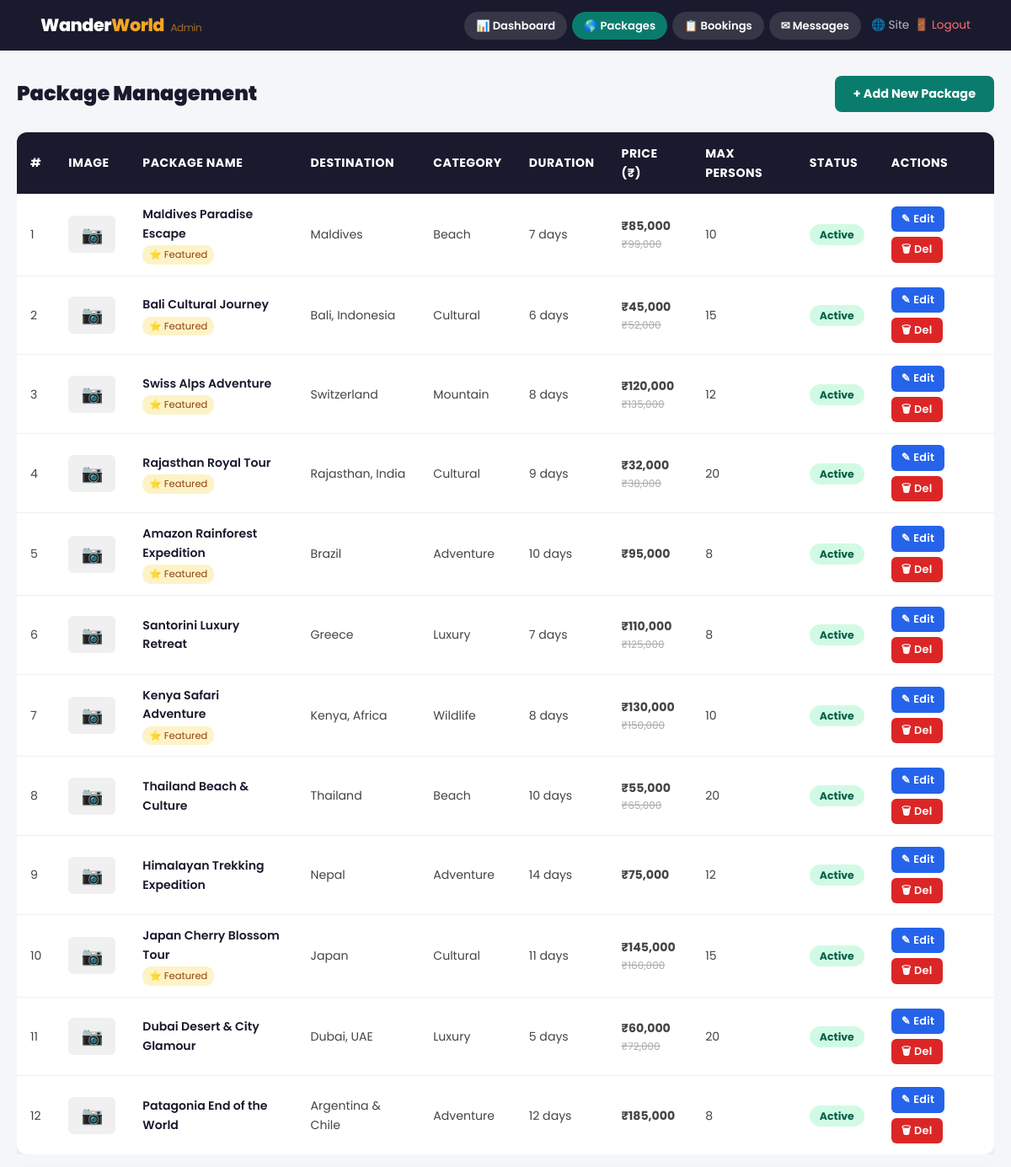
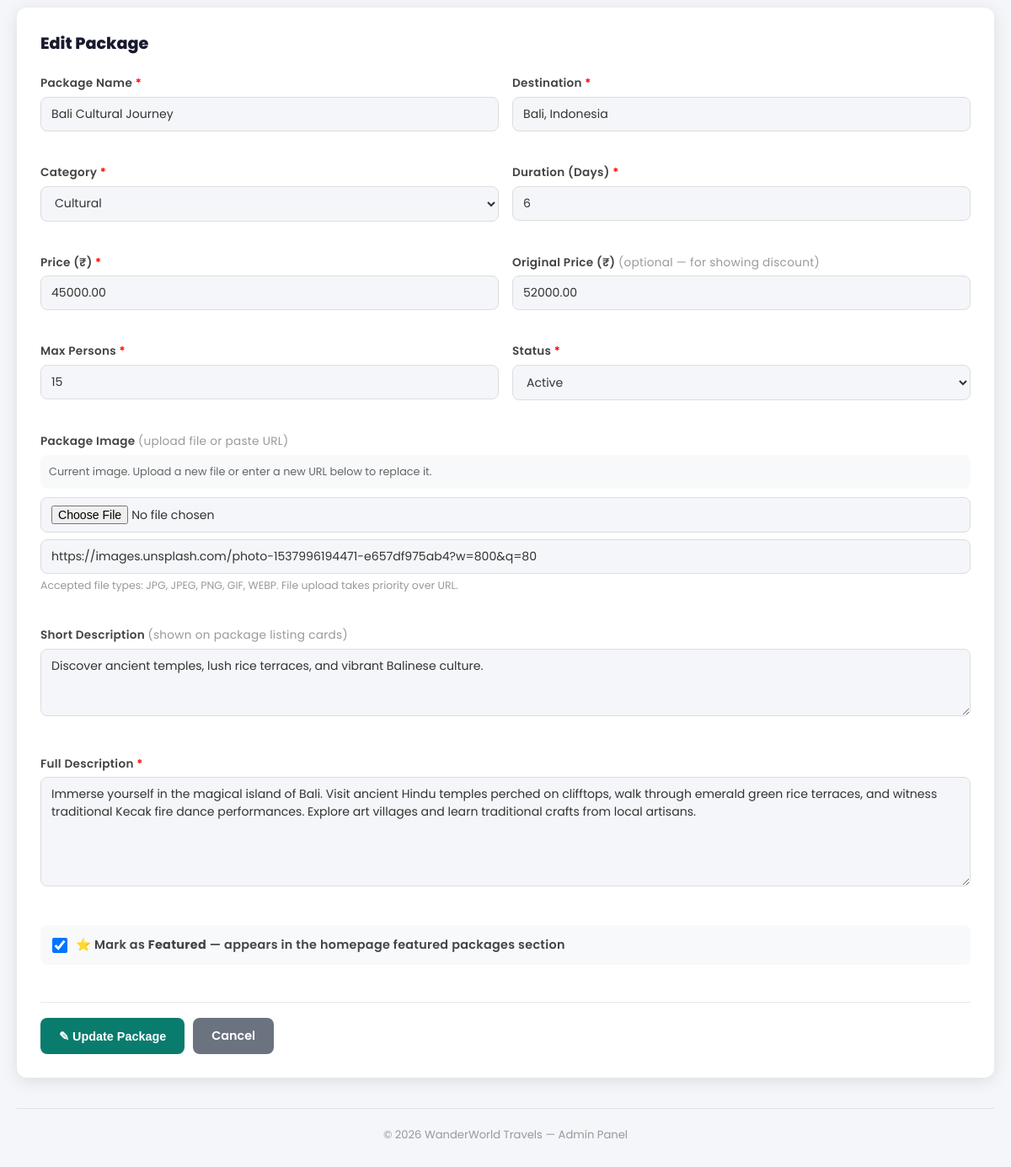
The app's page /admin.php?section=packages&edit_pkg=2 (signed in) with its own data (2 pictures, top to bottom).
### tables this page shows
CREATE TABLE IF NOT EXISTS packages (
    id INT AUTO_INCREMENT PRIMARY KEY,
    name VARCHAR(200) NOT NULL,
    destination VARCHAR(200) NOT NULL,
    category ENUM('Beach','Adventure','Cultural','Wildlife','Mountain','Luxury') NOT NULL,
    duration INT NOT NULL COMMENT 'Days',
    price DECIMAL(10,2) NOT NULL,
    original_price DECIMAL(10,2) DEFAULT NULL,
    max_people INT DEFAULT 20,
    image_url VARCHAR(500),
    gallery TEXT COMMENT 'JSON array of image URLs',
    short_desc TEXT,
    description LONGTEXT,
    itinerary LONGTEXT COMMENT 'JSON array of day-wise itinerary',
    includes TEXT COMMENT 'What is included',
    excludes TEXT COMMENT 'What is excluded',
    rating DECIMAL(2,1) DEFAULT 4.5,
    reviews_count INT DEFAULT 0,
    is_featured TINYINT(1) DEFAULT 0,
    is_active TINYINT(1) DEFAULT 1,
    created_at TIMESTAMP DEFAULT CURRENT_TIMESTAMP
);

### admin.php (the view, shortened to what this page needs)
<?php
require_once 'config.php';
$is_admin = !empty($_SESSION['admin']);
if ($is_admin) {
    $total_pkg  = $conn->query("SELECT COUNT(*) c FROM packages")->fetch_assoc()['c'];
    $total_book = $conn->query("SELECT COUNT(*) c FROM bookings")->fetch_assoc()['c'];
    $pending    = $conn->query("SELECT COUNT(*) c FROM bookings WHERE status='Pending'")->fetch_assoc()['c'];
    $confirmed  = $conn->query("SELECT COUNT(*) c FROM bookings WHERE status='Confirmed'")->fetch_assoc()['c'];
    $total_rev  = $conn->query("SELECT SUM(total_price) s FROM bookings WHERE status='Confirmed'")->fetch_assoc()['s'] ?? 0;
    $section      = isset($_GET['section']) ? $_GET['section'] : 'dashboard';
    $all_packages = $conn->query("SELECT * FROM packages ORDER BY created_at DESC");
    $edit_pkg     = null;
    if ($section === 'packages' && isset($_GET['edit_pkg'])) {
        $epid = intval($_GET['edit_pkg']);
        $res  = $conn->query("SELECT * FROM packages WHERE id=$epid");
        if ($res && $res->num_rows > 0) $edit_pkg = $res->fetch_assoc();
    }
}
?>
<!DOCTYPE html>
<html lang="en">
<head>
    <link rel="stylesheet" href="style.css">
</head>
<body style="background:var(--light-gray);">
<?php if (!$is_admin): ?>
<div style="min-height:100vh; display:flex; align-items:center; justify-content:center; background:var(--dark);">
    <div style="background:white; border-radius:16px; padding:40px; width:380px; box-shadow:0 20px 60px rgba(0,0,0,0.4);">
        <div style="text-align:center; margin-bottom:28px;">
            <div class="logo">Wander<span>World</span></div>
            <div style="color:#6c757d; font-size:0.9rem; margin-top:8px;">Admin Panel</div>
        </div>
        <?php if (isset($login_error)): ?>
        <div class="alert alert-error"><?= $login_error ?></div>
        <?php endif; ?>
        <form method="POST">
            <div class="form-group">
                <label>Admin Password</label>
                <input type="password" name="password" placeholder="Enter password" required autofocus>
            </div>
            <button type="submit" class="submit-btn" style="margin-top:8px;">Login &rarr;</button>
        </form>
        <div style="text-align:center; margin-top:16px; font-size:0.82rem; color:#999;">Default password: admin123</div>
    </div>
</div>
<?php else: ?>
<nav style="background:var(--dark); padding:0 4%;">
    <div style="display:flex; justify-content:space-between; align-items:center; min-height:60px; flex-wrap:wrap; gap:8px; padding:8px 0;">
        <span class="logo" style="font-size:1.3rem;">Wander<span>World</span>
            <span style="font-size:0.75rem; opacity:0.6; font-weight:400; margin-left:4px;">Admin</span>
        </span>
        <div style="display:flex; gap:6px; align-items:center; flex-wrap:wrap;">
            <?php foreach (['dashboard' => '&#128202; Dashboard', 'packages' => '&#127758; Packages', 'bookings' => '&#128203; Bookings', 'messages' => '&#9993; Messages'] as $s => $lbl): ?>
            <a href="admin.php?section=<?= $s ?>"
               style="padding:6px 14px; border-radius:20px; font-size:0.82rem; font-weight:600; text-decoration:none;
                      background:<?= $section == $s ? 'var(--primary)' : 'rgba(255,255,255,0.12)' ?>;
                      color:white;"><?= $lbl ?></a>
            <?php endforeach; ?>
            <a href="index.php" style="color:rgba(255,255,255,0.7); font-size:0.85rem; margin-left:6px; text-decoration:none;" target="_blank">&#127760; Site</a>
            <a href="admin.php?logout=1" style="color:#f87171; font-size:0.85rem; text-decoration:none;">&#128682; Logout</a>
        </div>
    </div>
</nav>
<div class="admin-wrap">
<?php
if ($section === 'dashboard'): ?>
    <h2 style="font-size:1.5rem; font-weight:900; color:var(--dark); margin-bottom:24px;">Dashboard Overview</h2>
    <div style="display:grid; grid-template-columns:repeat(auto-fill,minmax(180px,1fr)); gap:16px; margin-bottom:32px;">
        <div class="stat-box"><div class="n" style="color:var(--primary);"><?= $total_pkg ?></div><div class="l">Total Packages</div></div>
        <div class="stat-box"><div class="n" style="color:#2563eb;"><?= $total_book ?></div><div class="l">Total Bookings</div></div>
        <div class="stat-box"><div class="n" style="color:#d97706;"><?= $pending ?></div><div class="l">Pending</div></div>
        <div class="stat-box"><div class="n" style="color:#059669;"><?= $confirmed ?></div><div class="l">Confirmed</div></div>
        <div class="stat-box"><div class="n" style="color:#7c3aed;">&#8377;<?= number_format($total_rev) ?></div><div class="l">Total Revenue</div></div>
    </div>
    <div style="display:flex; gap:12px; flex-wrap:wrap;">
        <a href="admin.php?section=packages&show_form=1" class="btn-add">+ Add New Package</a>
        <a href="admin.php?section=bookings" class="btn-add" style="background:#2563eb;">Manage Bookings</a>
        <a href="admin.php?section=messages" class="btn-add" style="background:#7c3aed;">View Messages</a>
    </div>
<?php
elseif ($section === 'packages'): ?>
    <div style="display:flex; justify-content:space-between; align-items:center; margin-bottom:24px; flex-wrap:wrap; gap:12px;">
        <h2 style="font-size:1.5rem; font-weight:900; color:var(--dark); margin:0;">Package Management</h2>
        <a href="admin.php?section=packages&show_form=1" class="btn-add">+ Add New Package</a>
    </div>
    <div style="overflow-x:auto;">
        <table>
            <thead>
                <tr>
                    <th>#</th>
                    <th>Image</th>
                    <th>Package Name</th>
                    <th>Destination</th>
                    <th>Category</th>
                    <th>Duration</th>
                    <th>Price (&#8377;)</th>
                    <th>Max Persons</th>
                    <th>Status</th>
                    <th>Actions</th>
                </tr>
            </thead>
            <tbody>
                <?php
                $all_packages->data_seek(0);
                if ($all_packages->num_rows == 0): ?>
                <?php endif;
                $i = 1;
                while ($pkg = $all_packages->fetch_assoc()): ?>
                <tr>
                    <td><?= $i++ ?></td>
                    <td>
                        <?php if (!empty($pkg['image_url'])): ?>
                        <span class="pkg-no-img" style="display:none;">&#128247;</span>
                        <?php else: ?>
                        <span class="pkg-no-img">&#128247;</span>
                        <?php endif; ?>
                    </td>
                    <td>
                        <div style="font-weight:600; color:#1a1a2e;"><?= htmlspecialchars($pkg['name']) ?></div>
                        <?php if ($pkg['is_featured']): ?>
                        <span style="font-size:0.72rem; background:#fef3c7; color:#92400e; padding:2px 8px; border-radius:10px; display:inline-block; margin-top:3px;">&#11088; Featured</span>
                        <?php endif; ?>
                    </td>
                    <td><?= htmlspecialchars($pkg['destination']) ?></td>
                    <td><?= htmlspecialchars($pkg['category']) ?></td>
                    <td><?= intval($pkg['duration']) ?> days</td>
                    <td>
                        <strong>&#8377;<?= number_format($pkg['price']) ?></strong>
                        <?php if ($pkg['original_price']): ?>
                        <div style="font-size:0.75rem; color:#aaa; text-decoration:line-through;">&#8377;<?= number_format($pkg['original_price']) ?></div>
                        <?php endif; ?>
                    </td>
                    <td><?= intval($pkg['max_people']) ?></td>
                    <td>
                        <span class="status-badge <?= $pkg['is_active'] ? 'status-active' : 'status-inactive' ?>">
                            <?= $pkg['is_active'] ? 'Active' : 'Inactive' ?>
                        </span>
                    </td>
                    <td>
                        <div style="display:flex; gap:6px; flex-wrap:wrap;">
                            <a href="admin.php?section=packages&edit_pkg=<?= $pkg['id'] ?>#pkg-form" class="btn-sm btn-edit">&#9998; Edit</a>
                            <a href="admin.php?section=packages&delete_pkg=<?= $pkg['id'] ?>" class="btn-sm btn-delete"
                               onclick="return confirm('Delete &quot;<?= addslashes(htmlspecialchars($pkg['name'])) ?>&quot;?\n\nThis will also remove all associated bookings.');">&#128465; Del</a>
                        </div>
                    </td>
                </tr>
                <?php endwhile; ?>
            </tbody>
        </table>
    </div>
    <?php
    $show_form = isset($_GET['show_form']) || $edit_pkg;
    if ($show_form):
        $f          = $edit_pkg ?: [];
        $form_title = $edit_pkg ? 'Edit Package' : 'Add New Package';
    ?>
    <div class="pkg-form" id="pkg-form">
        <h3><?= $form_title ?></h3>
        <form method="POST" enctype="multipart/form-data" novalidate>
            <div class="form-grid">
                <div class="form-group">
                    <label>Package Name <span style="color:red;">*</span></label>
                    <input type="text" name="pkg_name" required maxlength="200"
                           value="<?= htmlspecialchars($f['name'] ?? '') ?>"
                           placeholder="e.g. Maldives Paradise Escape">
                </div>
                <div class="form-group">
                    <label>Destination <span style="color:red;">*</span></label>
                    <input type="text" name="destination" required maxlength="200"
                           value="<?= htmlspecialchars($f['destination'] ?? '') ?>"
                           placeholder="e.g. Maldives">
                </div>
                <div class="form-group">
                    <label>Category <span style="color:red;">*</span></label>
                    <select name="category" required>
                        <?php foreach (['Beach', 'Adventure', 'Cultural', 'Wildlife', 'Mountain', 'Luxury'] as $cat): ?>
                        <option value="<?= $cat ?>" <?= ($f['category'] ?? '') === $cat ? 'selected' : '' ?>><?= $cat ?></option>
                        <?php endforeach; ?>
                    </select>
                </div>
                <div class="form-group">
                    <label>Duration (Days) <span style="color:red;">*</span></label>
                    <input type="number" name="duration" required min="1" max="365"
                           value="<?= htmlspecialchars($f['duration'] ?? '') ?>"
                           placeholder="7">
                </div>
                <div class="form-group">
                    <label>Price (&#8377;) <span style="color:red;">*</span></label>
                    <input type="number" name="price" required min="0" step="0.01"
                           value="<?= htmlspecialchars($f['price'] ?? '') ?>"
                           placeholder="85000">
                </div>
                <div class="form-group">
                    <label>Original Price (&#8377;) <span style="color:#999; font-weight:400;">(optional — for showing discount)</span></label>
                    <input type="number" name="original_price" min="0" step="0.01"
                           value="<?= htmlspecialchars($f['original_price'] ?? '') ?>"
                           placeholder="99000">
                </div>
                <div class="form-group">
                    <label>Max Persons <span style="color:red;">*</span></label>
                    <input type="number" name="max_people" required min="1" max="500"
                           value="<?= htmlspecialchars($f['max_people'] ?? '20') ?>"
                           placeholder="20">
                </div>
                <div class="form-group">
                    <label>Status <span style="color:red;">*</span></label>
                    <select name="is_active" required>
                        <option value="1" <?= ($f['is_active'] ?? 1) == 1 ? 'selected' : '' ?>>Active</option>
                    </select>
                </div>
                <div class="form-group full">
                    <label>Package Image <span style="color:#999; font-weight:400;">(upload file or paste URL)</span></label>
                    <?php if (!empty($f['image_url'])): ?>
                    <div style="margin-bottom:10px; display:flex; align-items:center; gap:10px; background:#f8f9fa; padding:10px; border-radius:8px;">
                        <div style="font-size:0.8rem; color:#666;">Current image. Upload a new file or enter a new URL below to replace it.</div>
                    </div>
                    <?php endif; ?>
                    <input type="file" name="image" accept="image/jpeg,image/png,image/gif,image/webp"
                           style="margin-bottom:8px;">
                    <input type="url" name="image_url_ext"
                           placeholder="https://example.com/image.jpg (leave blank to keep current)"
                           value="<?= htmlspecialchars(isset($f['image_url']) && strpos($f['image_url'], 'http') === 0 ? $f['image_url'] : '') ?>">
                    <div style="font-size:0.78rem; color:#999; margin-top:4px;">Accepted file types: JPG, JPEG, PNG, GIF, WEBP. File upload takes priority over URL.</div>
                </div>
                <div class="form-group full">
                    <label>Short Description <span style="color:#999; font-weight:400;">(shown on package listing cards)</span></label>
                    <textarea name="short_desc" placeholder="Brief, engaging description — 1 or 2 sentences."><?= htmlspecialchars($f['short_desc'] ?? '') ?></textarea>
                </div>
                <div class="form-group full">
                    <label>Full Description <span style="color:red;">*</span></label>
                    <textarea name="description" required style="min-height:130px;"
                              placeholder="Detailed description of the package — what travelers will experience, highlights, unique selling points..."><?= htmlspecialchars($f['description'] ?? '') ?></textarea>
                </div>
                <div class="form-group full" style="display:flex; align-items:center; gap:10px; background:#f8f9fa; padding:12px 14px; border-radius:8px;">
                    <input type="checkbox" name="is_featured" id="chk_featured" value="1"
                           <?= ($f['is_featured'] ?? 0) ? 'checked' : '' ?>
                           style="width:auto; margin:0; cursor:pointer; width:18px; height:18px;">
                    <label for="chk_featured" style="margin:0; cursor:pointer; font-size:0.9rem;">
                        &#11088; Mark as <strong>Featured</strong> — appears in the homepage featured packages section
                    </label>
                </div>
            </div>
            <div style="display:flex; gap:10px; margin-top:22px; flex-wrap:wrap; padding-top:18px; border-top:1px solid #e8e8e8;">
                <button type="submit" class="btn-add">
                    <?= $edit_pkg ? '&#9998; Update Package' : '+ Save Package' ?>
                </button>
                <a href="admin.php?section=packages"
                   style="padding:10px 22px; border-radius:8px; background:#6b7280; color:white; text-decoration:none; font-weight:600; font-size:0.9rem;">
                    Cancel
                </a>
            </div>
        </form>
    </div>
    <?php endif;  ?>
<?php
endif;  ?>
    <div style="margin-top:36px; padding-top:20px; border-top:1px solid #e0e0e0; font-size:0.82rem; color:#999; text-align:center;">
        &copy; <?= date('Y') ?> <?= SITE_NAME ?> &mdash; Admin Panel
    </div>
</div>
<?php endif;  ?>
</body>
</html>

### records on screen
packages: name "Maldives Paradise Escape", is_featured "⭐ Featured", destination "Maldives", category "Beach", duration "7", price "85,000", original_price "99,000", max_people "10", is_active "Active"
packages: name "Bali Cultural Journey", shows "⭐ Featured", destination "Bali, Indonesia", category "Cultural", duration "6", price "45,000", original_price "52,000", max_people "15", shows "Active", pkg_name "Bali Cultural Journey", price "45000.00", original_price "52000.00", is_active "Active", image_url_ext "https://images.unsplash.com/photo-1537996194471-e657df975ab4?w=800&q=80", short_desc "Discover ancient temples, lush rice terraces, and vibrant Balinese culture.", description "Immerse yourself in the magical island of Bali. Visit ancient Hindu temples perched on clifftops, walk through emerald green rice terraces, and witness traditional Kecak fire dance performances. Explore art villages and learn traditional crafts from local artisans.", is_featured "☑"
packages: name "Swiss Alps Adventure", is_featured "⭐ Featured", destination "Switzerland", category "Mountain", duration "8", price "120,000", original_price "135,000", max_people "12", is_active "Active"
packages: name "Rajasthan Royal Tour", is_featured "⭐ Featured", destination "Rajasthan, India", category "Cultural", duration "9", price "32,000", original_price "38,000", max_people "20", is_active "Active"
packages: name "Amazon Rainforest Expedition", is_featured "⭐ Featured", destination "Brazil", category "Adventure", duration "10", price "95,000", max_people "8", is_active "Active"
packages: name "Santorini Luxury Retreat", destination "Greece", category "Luxury", duration "7", price "110,000", original_price "125,000", max_people "8", is_active "Active"
packages: name "Kenya Safari Adventure", is_featured "⭐ Featured", destination "Kenya, Africa", category "Wildlife", duration "8", price "130,000", original_price "150,000", max_people "10", is_active "Active"
packages: name "Thailand Beach & Culture", destination "Thailand", category "Beach", duration "10", price "55,000", original_price "65,000", max_people "20", is_active "Active"
packages: name "Himalayan Trekking Expedition", destination "Nepal", category "Adventure", duration "14", price "75,000", max_people "12", is_active "Active"
packages: name "Japan Cherry Blossom Tour", is_featured "⭐ Featured", destination "Japan", category "Cultural", duration "11", price "145,000", original_price "160,000", max_people "15", is_active "Active"
packages: name "Dubai Desert & City Glamour", destination "Dubai, UAE", category "Luxury", duration "5", price "60,000", original_price "72,000", max_people "20", is_active "Active"
packages: name "Patagonia End of the World", destination "Argentina & Chile", category "Adventure", duration "12", price "185,000", max_people "8", is_active "Active"

### other values on screen
$lbl "📊 Dashboard"
$lbl "🌎 Packages"
$lbl "📋 Bookings"
$lbl "✉ Messages"
$form_title "Edit Package"
SITE_NAME "WanderWorld Travels"
